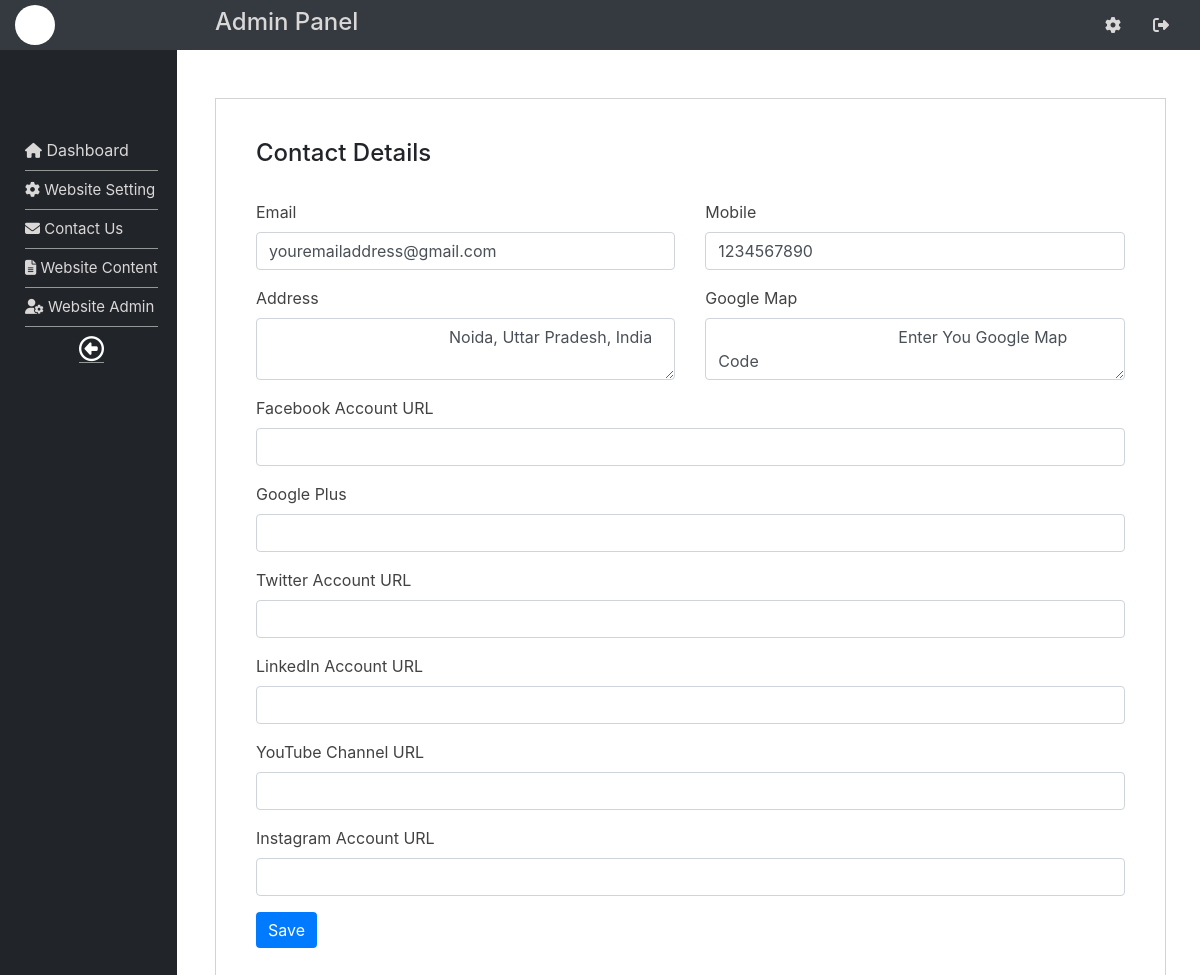
Page /dashboard.php?cat=contact&subcat=contact-details (signed in) on the committed database.
### tables this page shows
CREATE TABLE IF NOT EXISTS `contact_details` (
  `id` int(10) NOT NULL AUTO_INCREMENT,
  `email` varchar(255) NOT NULL,
  `mobile` varchar(255) NOT NULL,
  `address` varchar(255) NOT NULL,
  `google_map` text NOT NULL,
  `facebook` varchar(255) NOT NULL,
  `google_plus` varchar(255) NOT NULL,
  `twitter` varchar(255) NOT NULL,
  `linkedin` varchar(255) NOT NULL,
  `youtube` varchar(255) NOT NULL,
  `instagram` varchar(255) NOT NULL,
  PRIMARY KEY (`id`)
);

### contact/contact-details.php (the view)
<br><br>
<?php
  $sql1="SELECT * FROM contact_details ORDER BY id DESC LIMIT 0,1";
  $res1       = $conn->query($sql1);
  $data       = $res1->fetch_assoc();
  $email      = !empty($data['email'])?$data['email']:'';
  $mobile     = !empty($data['mobile'])?$data['mobile']:'';
  $address    = !empty($data['address'])?$data['address']:'';
  $google_map = !empty($data['google_map'])?$data['google_map']:'';
  $facebook   = !empty($data['facebook'])?$data['facebook']:'';
  $google_plus   = !empty($data['google_plus'])?$data['google_plus']:'';
  $twitter    = !empty($data['twitter'])?$data['twitter']:'';
  $linkedin   = !empty($data['linkedin'])?$data['linkedin']:'';
  $youtube    = !empty($data['youtube'])?$data['youtube']:'';
  $instagram  = !empty($data['instagram'])?$data['instagram']:'';
  $id         = !empty($data['id'])?$data['id']:'';
?>
<div class="content-box">
	<form id="updateForm" rel="<?php echo $id; ?>" name="contact_details">
	<div class="row">
		<div class="col">
			<h4>Contact Details</h4>
		</div>
		<div class="col">
		</div>
	</div>
	<br>
	<div class="row">
		<div class="col">
			<div class="form-group">
				<label>Email</label>
				<input type="text" name="email" class="form-control" value="<?php echo $email; ?>">
			</div>
		</div>
		<div class="col">
			<div class="form-group">
				<label>Mobile</label>
				<input type="text" name="mobile" class="form-control" value="<?php echo $mobile; ?>">
			</div>
		</div>
	</div>
		<div class="row">
		<div class="col">
			<div class="form-group">
				<label>Address</label>
				<textarea class="form-control" name="address">
					<?php echo $address; ?>
				</textarea>
			</div>
		</div>
		<div class="col">
			<div class="form-group">
				<label>Google Map</label>
				<textarea class="form-control" name="google_map">
					<?php echo $google_map; ?>
				</textarea>
			</div>
		</div>
	</div>
	<div class="row">
		<div class="col">
			<div class="form-group">
				<label>Facebook Account URL</label>
				<input type="text" name="facebook" class="form-control" value="<?php echo $facebook; ?>">
			</div>
		</div>
	</div>
		<div class="row">
		<div class="col">
			<div class="form-group">
				<label>Google Plus</label>
				<input type="text" name="google_plus" class="form-control" value="<?php echo $google_plus; ?>">
			</div>
		</div>
	</div>
		<div class="row">
		<div class="col">
			<div class="form-group">
				<label>Twitter Account URL</label>
				<input type="text" name="twitter" class="form-control" value="<?php echo $twitter; ?>">
			</div>
		</div>
	</div>
	<div class="row">
		<div class="col">
			<div class="form-group">
				<label>LinkedIn Account URL</label>
				<input type="text" name="linkedin" class="form-control" value=" <?php echo $linkedin; ?>">
			</div>
		</div>
	</div>
		<div class="row">
		<div class="col">
			<div class="form-group">
				<label>YouTube Channel URL</label>
				<input type="text" name="youtube" class="form-control" value="<?php echo $youtube; ?>">
			</div>
		</div>
	</div>
	<div class="row">
		<div class="col">
			<div class="form-group">
				<label>Instagram Account URL</label>
				<input type="text" name="instagram" class="form-control" value="<?php echo $instagram; ?>">
			</div>
		</div>
	</div>
		<div class="row">
		<div class="col">
			<div class="form-group">
				<button class="btn btn-secondary">Save</button>
			</div>
		</div>
	</div>
</form>
</div>

### assets/css/style.css (style rules this page uses)
.content-box { width: 98%; border: 1px solid lightgray; padding: 40px; }
label::after { color: #ffffff !important; background-color: #dc3545 !important; }

### rows in the picture
contact_details: email "youremailaddress@gmail.com", mobile "1234567890", address "Noida, Uttar Pradesh, India", google_map "Enter You Google Map Code"
